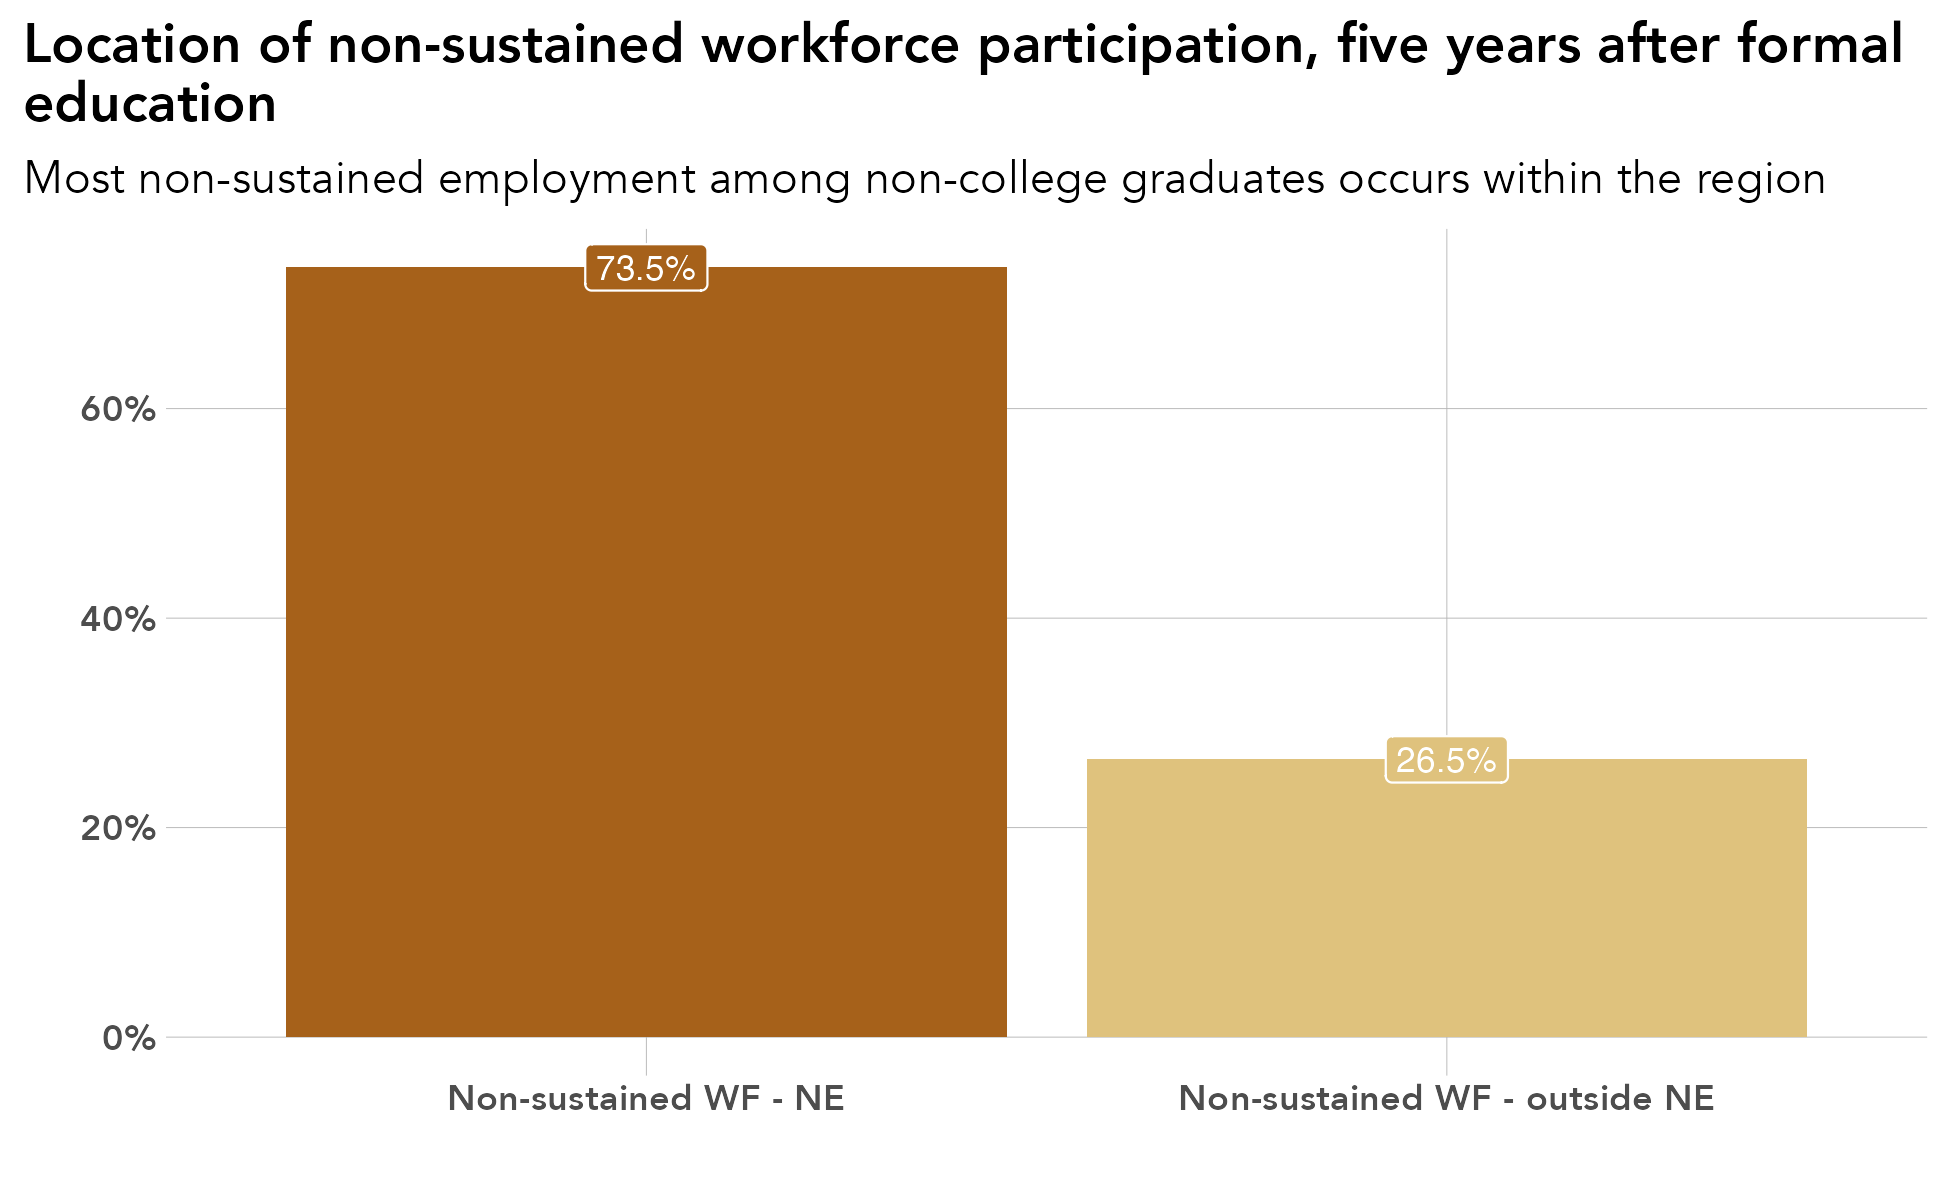

This chart was generated by the following R code:
# library -----------------------------------------------------------------
library(tidyverse)
library(sf)
library(ggrepel)
library(scales)
library(ggiraph)
library(rmapshaper)
library(cowplot)
library(RColorBrewer)
library(readxl)
library(lubridate)
library(readxl)
library(systemfonts)
reset_font_cache()
library(ggtext)
library(janitor)
library(cowplot)
library(ggalluvial)
library(ggsankey)


rm(list = ls())

# themes ------------------------------------------------------------------
theme_bar <- theme_bw() +
  theme(panel.grid.major = element_line(color = "grey70", size = 0.1),
        panel.grid.minor = element_blank(),
        axis.ticks = element_blank(),
        axis.text = element_text(face = "bold"),
        panel.border = element_blank(),
        legend.background = element_rect(fill = "transparent", color = "transparent"),
        legend.key = element_rect(fill = "transparent"),
        legend.key.size = unit(1, "lines"),
        legend.margin = margin(0,0,0,0),
        legend.title = element_blank(),
        legend.text = element_text(margin = margin(l = 2)),
        text = element_text(family = "Avenir") ,
        plot.title.position = "plot",
        plot.title = element_text(face = "bold"))

theme_line <- theme_bw() +
  theme(legend.background = element_rect(fill = "transparent", color = "transparent"),
        legend.key = element_rect(fill = "transparent"),
        legend.text = element_text(margin = margin(l = 2)),
        panel.grid.minor = element_blank(),
        panel.grid.major = element_line(color = "grey70", size = 0.1),
        axis.ticks = element_blank(),
        axis.text = element_text(face = "bold"),
        panel.border = element_blank(),
        legend.margin = margin(0,0,0,0),
        legend.key.size = unit(1, "lines"),
        text = element_text(family = "Avenir") ,
        plot.title.position = "plot",
        plot.title = element_text(face = "bold"))


theme_sf <- theme_bw() +
  theme(axis.text.x=element_blank(),
        axis.text.y=element_blank(),
        axis.ticks=element_blank(),
        panel.background = element_blank(),
        panel.grid.major = element_line(color = "white"),
        panel.border = element_blank(),
        legend.title = element_blank(),
        legend.text = element_text(margin = margin(l = 2)),
        legend.margin = margin(0,0,0,0),
        legend.key.size = unit(1, "lines"),
        text = element_text(family = "Avenir") ,
        plot.title.position = "plot",
        plot.title = element_text(face = "bold"))

theme_all <- theme_bw() +
  theme(axis.ticks=element_blank(),
        axis.text.y = element_blank(),
        panel.background = element_blank(),
        panel.grid.major = element_blank(),
        panel.grid = element_blank(),
        panel.border = element_blank(),
        legend.title = element_blank(),
        legend.text = element_text(margin = margin(l = 2)),
        legend.margin = margin(0,0,0,0),
        legend.key.size = unit(1, "lines"),
        text = element_text(family = "Avenir") ,
        plot.title.position = "plot",
        plot.title = element_text(face = "bold"))


regions <- read_csv("/Users/kellyasche/Library/CloudStorage/GoogleDrive-kasche@ruralmn.org/My Drive/Data Prep/R Projects/Join docs/county_regions.csv") %>%
  select(5,6) %>%
  unique() %>%
  mutate(edr = str_replace(edr, "  ", " "),
         planning.region = str_replace(planning.region, " Minnesota", ""),
         planning.region = fct_relevel(planning.region, "Northwest", "Northeast", "Central", "Seven County Mpls-St Paul", "Southwest", "Southeast"),
         edr = fct_relevel(edr, "EDR 1 - Northwest", "EDR 2 - Headwaters", "EDR 3 - Arrowhead", "EDR 4 - West Central", "EDR 5 - North Central", "EDR 6E- Southwest Central", "EDR 6W- Upper Minnesota Valley", "EDR 7E- East Central", "EDR 7W- Central", "EDR 8 - Southwest", "EDR 9 - South Central", "EDR 10 - Southeast", "EDR 11 - 7 County Twin Cities", "Minnesota"))

counties.regions <- read_csv("/Users/kellyasche/Library/CloudStorage/GoogleDrive-kasche@ruralmn.org/My Drive/Data Prep/R Projects/Join docs/county_regions.csv") %>%
  mutate(countyfp = formatC(countyfp, width = 3, flag = "0"),
         Name = str_to_title(Name),
         Name = str_replace(Name, "Q", "q"),
         Name = str_replace(Name, "Of The", "of the"),
         Name = str_replace(Name, "Mcleod", "McLeod"),
         Dem_Desc = ifelse(Name == "Minnesota", "Minnesota", Dem_Desc) ,
         edr = str_replace(edr, "  ", " "),
         planning.region = str_replace(planning.region, " Minnesota", ""),
         planning.region = fct_relevel(planning.region, "Northwest", "Northeast", "Central", "Seven County Mpls-St Paul", "Southwest", "Southeast"),
         edr = fct_relevel(edr, "EDR 1 - Northwest", "EDR 2 - Headwaters", "EDR 3 - Arrowhead", "EDR 4 - West Central", "EDR 5 - North Central", "EDR 6E- Southwest Central", "EDR 6W- Upper Minnesota Valley", "EDR 7E- East Central", "EDR 7W- Central", "EDR 8 - Southwest", "EDR 9 - South Central", "EDR 10 - Southeast", "EDR 11 - 7 County Twin Cities", "Minnesota"))

color.ruca <- c("Entirely rural" = "#009933", "Town/rural mix" = "#99CC33", "Urban/town/rural mix" = "#CC9966", "Entirely urban" = "#754C29", "Minnesota" = "black")

color.pr <- c("Northwest" = "#4575b4","Northeast" = "grey", "Central" = "#fee090", "Seven County Mpls-St Paul" = "#d73027", "Southwest" = "#91bfdb", "Southeast" = "#fc8d59", "Minnesota" = "black")

color.edr <- c("EDR 1 - Northwest" = "#b3cde3", "EDR 2 - Headwaters" = "#8c96c6", "EDR 3 - Arrowhead" = "#fe9929", "EDR 4 - West Central" = "#8856a7", "EDR 5 - North Central" = "#810f7c", "EDR 6E- Southwest Central" = "#e5f5f9", "EDR 6W- Upper Minnesota Valley" = "#bdc9e1", "EDR 7E- East Central" = "#99d8c9", "EDR 7W- Central" = "#2ca25f", "EDR 8 - Southwest" = "#74a9cf", "EDR 9 - South Central" = "#0570b0", "EDR 10 - Southeast" = "#d7301f", "EDR 11 - 7 County Twin Cities" = "#d8b365", "Minnesota" = "black")

color.pr.edr <- c ("Northwest" = "#4575b4","Northeast" = "#e0f3f8", "Central" = "#fee090", "Seven County Mpls-St Paul" = "#d73027", "Southwest" = "#91bfdb", "Southeast" = "#fc8d59", "Minnesota" = "black", "EDR 1 - Northwest" = "#b3cde3", "EDR 2 - Headwaters" = "#8c96c6", "EDR 3 - Arrowhead" = "#fe9929", "EDR 4 - West Central" = "#8856a7", "EDR 5 - North Central" = "#810f7c", "EDR 6E- Southwest Central" = "#e5f5f9", "EDR 6W- Upper Minnesota Valley" = "#bdc9e1", "EDR 7E- East Central" = "#99d8c9", "EDR 7W- Central" = "#2ca25f", "EDR 8 - Southwest" = "#74a9cf", "EDR 9 - South Central" = "#0570b0", "EDR 10 - Southeast" = "#d7301f", "EDR 11 - 7 County Twin Cities" = "#d8b365")

color.six <- c("#009933", "#4575b4", "grey", "#fee090", "#fc8d59", "#d73027")

mn_counties <- st_read("/Users/kellyasche/Library/CloudStorage/GoogleDrive-kasche@ruralmn.org/My Drive/Data Prep/R Projects/Shapefiles/County shapefiles/MNCounties_MNDOT.shp", quiet = TRUE) %>%
  ms_simplify(keep = .01, keep_shapes = TRUE) %>%
  rename("countyfp" = "FIPS_CODE")

counties.regions.1 <- counties.regions %>%
  mutate(statefp = "27",
         project.pr = ifelse(edr %in% c("EDR 1 - Northwest", "EDR 2 - Headwaters", "EDR 4 - West Central"), "Northwest",
                             ifelse(edr == "EDR 3 - Arrowhead", "Northeast",
                                    ifelse(edr %in% c("EDR 5 - North Central", "EDR 7E- East Central", "EDR 7W- Central"), "Central",
                                           ifelse(edr %in% c("EDR 6E- Southwest Central", "EDR 6W- Upper Minnesota Valley", "EDR 8 - Southwest"), "Southwest",
                                                  ifelse(edr %in% c("EDR 9 - South Central", "EDR 10 - Southeast"), "Southern", as.character(planning.region)))))),
         project.pr = fct_relevel(project.pr, "Northwest", "Northeast", "Central", "Seven County Mpls-St Paul", "Southwest", "Southern"))


# Prep data ---------------------------------------------------------------

original <- read_csv("Data/SLEDS/Masters/Master-disconnected.csv") %>%
  mutate(after.ed.5 = as_factor(after.ed.5))

original$ps.grad
names(original)
levels(original$after.ed.5)

data <- original %>%
  select(PersonID, after.ed.5) %>%
  mutate(after.ed.5.new = ifelse(after.ed.5 %in% c("Not meaningful_in_only", "Not meaningful_mixed_in_out_simultaneous", "Not meaningful_mixed_in_out_sequential", "Not meaningful_mixed_in_unclassified_sequential", "Not meaningful_mixed_in_unclassified_simultaneous", "Not meaningful_mixed_in_out_unclassified_simultaneous", "Not meaningful_mixed_in_out_unclassified_sequential"), "Non-sustained WF - NE", as.character(after.ed.5)),
         after.ed.5.new = ifelse(after.ed.5.new == "Meaningful emp MN", "Sustained WF - MN", after.ed.5.new),
         after.ed.5.new = ifelse(after.ed.5.new %in% c("Not meaningful_out_only", "Not meaningful_mixed_out_unclassified_simultaneous", "Not meaningful_unclassified_only", "Not meaningful_mixed_out_unclassified_sequential"), "Non-sustained WF - outside NE", after.ed.5.new),
         after.ed.5.new = ifelse(after.ed.5.new == "Meaningful emp region", "Sustained WF - NE", after.ed.5.new),
         after.ed.5.new = fct_relevel(after.ed.5.new, "Sustained WF - NE", "Sustained WF - MN", "Non-sustained WF - NE", "Non-sustained WF - outside NE", "No MN emp record")) %>%
  filter(after.ed.5.new %in% c("Non-sustained WF - NE", "Non-sustained WF - outside NE")) %>%
  group_by(after.ed.5.new) %>%
  summarize(n = n()) %>%
  ungroup() %>%
  mutate(pct = n / sum(n))


# Prep chart --------------------------------------------------------------


ggplot(data, aes(after.ed.5.new, pct, fill = after.ed.5.new)) +
  geom_col(position = "dodge") +
  geom_label(aes(label = percent(pct, accuracy = .1)), show.legend = FALSE, position = position_dodge(width = .9), color = "white", size = 3) +
  labs(x="", 
       y = "", 
       title = "Location of non-sustained workforce participation, five years after formal\neducation",
       subtitle = "Most non-sustained employment among non-college graduates occurs within the region")+
  scale_y_continuous(labels=scales::percent) +
  theme_bar+
  scale_fill_manual(values = brewer.pal(n = 4, "BrBG"),
                    guide = guide_legend(ncol = 2)) +
  theme(legend.position = "none")

ggsave(filename = "Charts/Paper report/pct-non-college-grads-non-sustained-region-outside-region.pdf", device = cairo_pdf, dpi = "print", width = 6.5, height = 4)

ggsave(filename = "Charts/Paper report/pct-non-college-grads-non-sustained-region-outside-region.png", dpi = "print", width = 6.5, height = 4)
